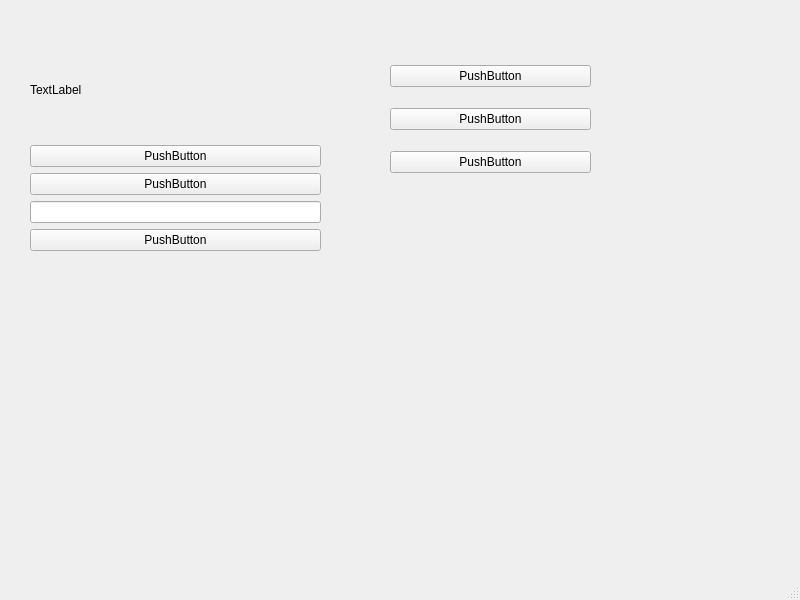
<?xml version="1.0" encoding="UTF-8"?>
<ui version="4.0">
 <class>MainWindow</class>
 <widget class="QMainWindow" name="MainWindow">
  <property name="geometry">
   <rect>
    <x>0</x>
    <y>0</y>
    <width>800</width>
    <height>600</height>
   </rect>
  </property>
  <property name="windowTitle">
   <string>MainWindow</string>
  </property>
  <widget class="QWidget" name="centralwidget">
   <widget class="QWidget" name="verticalLayoutWidget">
    <property name="geometry">
     <rect>
      <x>390</x>
      <y>50</y>
      <width>201</width>
      <height>141</height>
     </rect>
    </property>
    <layout class="QVBoxLayout" name="verticalLayout_2">
     <item>
      <widget class="QPushButton" name="pushButton_5">
       <property name="text">
        <string>PushButton</string>
       </property>
      </widget>
     </item>
     <item>
      <widget class="QPushButton" name="pushButton_4">
       <property name="text">
        <string>PushButton</string>
       </property>
      </widget>
     </item>
     <item>
      <widget class="QPushButton" name="pushButton_6">
       <property name="text">
        <string>PushButton</string>
       </property>
      </widget>
     </item>
    </layout>
   </widget>
   <widget class="QWidget" name="">
    <property name="geometry">
     <rect>
      <x>30</x>
      <y>40</y>
      <width>291</width>
      <height>211</height>
     </rect>
    </property>
    <layout class="QVBoxLayout" name="verticalLayout">
     <item>
      <widget class="QLabel" name="label">
       <property name="text">
        <string>TextLabel</string>
       </property>
      </widget>
     </item>
     <item>
      <widget class="QPushButton" name="pushButton">
       <property name="text">
        <string>PushButton</string>
       </property>
      </widget>
     </item>
     <item>
      <widget class="QPushButton" name="pushButton_2">
       <property name="text">
        <string>PushButton</string>
       </property>
      </widget>
     </item>
     <item>
      <widget class="QLineEdit" name="lineEdit"/>
     </item>
     <item>
      <widget class="QPushButton" name="pushButton_3">
       <property name="text">
        <string>PushButton</string>
       </property>
      </widget>
     </item>
    </layout>
   </widget>
  </widget>
  <widget class="QMenuBar" name="menubar">
   <property name="geometry">
    <rect>
     <x>0</x>
     <y>0</y>
     <width>800</width>
     <height>23</height>
    </rect>
   </property>
  </widget>
  <widget class="QStatusBar" name="statusbar"/>
 </widget>
 <resources/>
 <connections/>
</ui>
